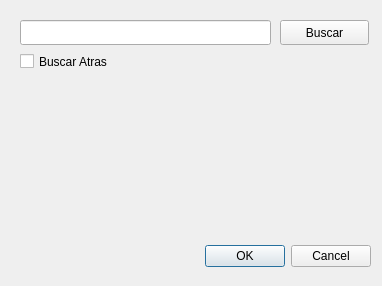
<?xml version="1.0" encoding="UTF-8"?>
<ui version="4.0">
 <class>DBuscar</class>
 <widget class="QDialog" name="DBuscar">
  <property name="geometry">
   <rect>
    <x>0</x>
    <y>0</y>
    <width>382</width>
    <height>286</height>
   </rect>
  </property>
  <property name="windowTitle">
   <string>Dialog</string>
  </property>
  <widget class="QDialogButtonBox" name="buttonBox">
   <property name="geometry">
    <rect>
     <x>30</x>
     <y>240</y>
     <width>341</width>
     <height>32</height>
    </rect>
   </property>
   <property name="orientation">
    <enum>Qt::Horizontal</enum>
   </property>
   <property name="standardButtons">
    <set>QDialogButtonBox::Cancel|QDialogButtonBox::Ok</set>
   </property>
  </widget>
  <widget class="QLineEdit" name="lineEditBuscar">
   <property name="geometry">
    <rect>
     <x>20</x>
     <y>20</y>
     <width>251</width>
     <height>25</height>
    </rect>
   </property>
  </widget>
  <widget class="QPushButton" name="btnBuscar">
   <property name="geometry">
    <rect>
     <x>280</x>
     <y>20</y>
     <width>89</width>
     <height>25</height>
    </rect>
   </property>
   <property name="text">
    <string>Buscar</string>
   </property>
  </widget>
  <widget class="QCheckBox" name="CheckAtras">
   <property name="geometry">
    <rect>
     <x>20</x>
     <y>50</y>
     <width>92</width>
     <height>23</height>
    </rect>
   </property>
   <property name="text">
    <string>Buscar Atras</string>
   </property>
  </widget>
 </widget>
 <resources/>
 <connections>
  <connection>
   <sender>buttonBox</sender>
   <signal>accepted()</signal>
   <receiver>DBuscar</receiver>
   <slot>accept()</slot>
   <hints>
    <hint type="sourcelabel">
     <x>248</x>
     <y>254</y>
    </hint>
    <hint type="destinationlabel">
     <x>157</x>
     <y>274</y>
    </hint>
   </hints>
  </connection>
  <connection>
   <sender>buttonBox</sender>
   <signal>rejected()</signal>
   <receiver>DBuscar</receiver>
   <slot>reject()</slot>
   <hints>
    <hint type="sourcelabel">
     <x>316</x>
     <y>260</y>
    </hint>
    <hint type="destinationlabel">
     <x>286</x>
     <y>274</y>
    </hint>
   </hints>
  </connection>
 </connections>
</ui>
